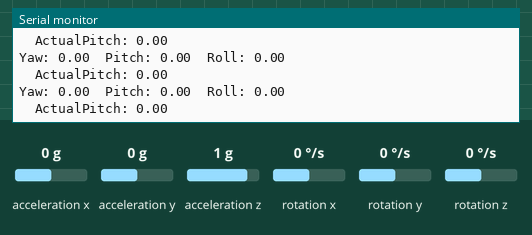
Simulated run of this sketch. Board: ESP8266 (NodeMCU). Parts: the last lines printed to the serial monitor. The test bench sets the inputs (shaded band); at power-on: acceleration x 0 g, acceleration z 1 g, rotation z 0 °/s, acceleration y 0 g, rotation x 0 °/s, rotation y 0 °/s.

Above: at 1.7 s.
1.8 s: acceleration x set to -1.4 g
At 3.24 s:
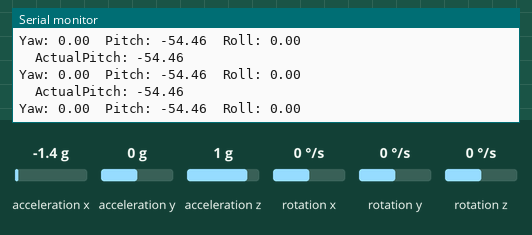
4.8 s: acceleration z set to 0 g
At 4.81 s:
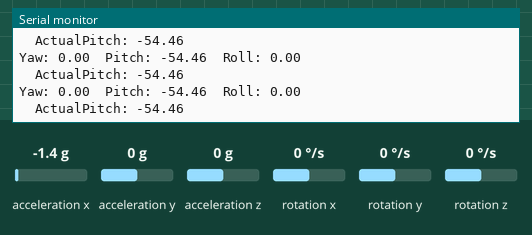
7.8 s: rotation z set to -192 °/s
At 7.81 s:
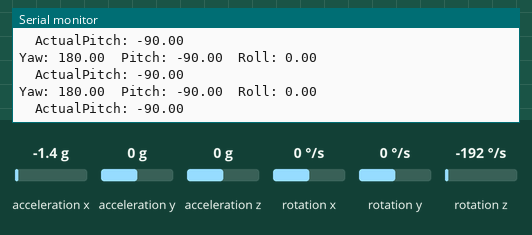
10.8 s: acceleration y set to -1.4 g
At 10.85 s:
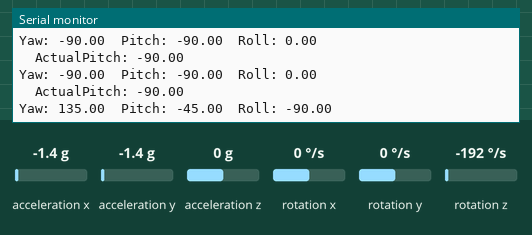
13.8 s: acceleration y set to 0 g
At 13.82 s:
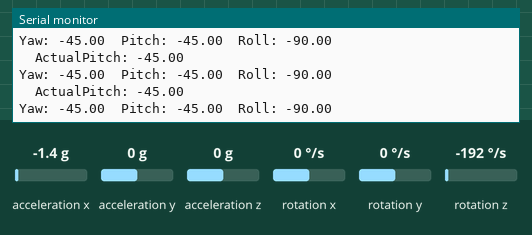
16.8 s: rotation z set to 100 °/s
At 16.81 s:
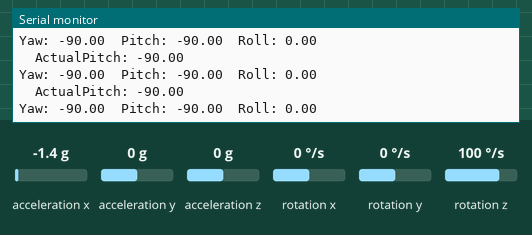
Timing chart, 0 to 19.8 s (numbered marks = the images above; inputs shaded):
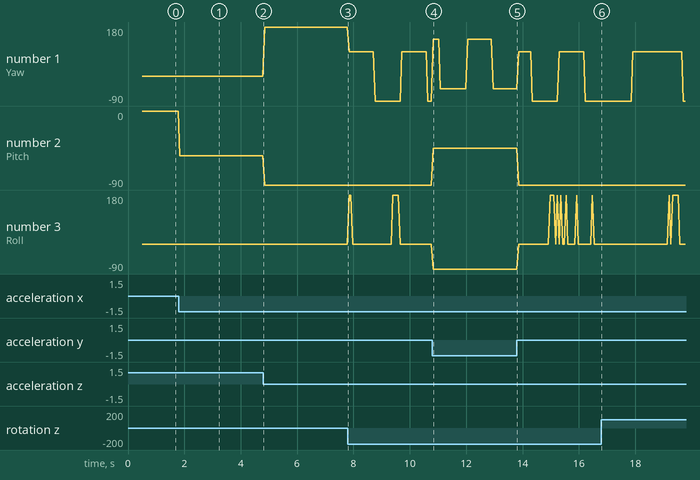

The sketch:

pedulo.ino
```cpp
#include "I2Cdev.h"
#include "MPU6050_6Axis_MotionApps20.h"
#include "Wire.h"

MPU6050 mpu;

// Pinos I2C no NodeMCU / ESP8266
#define PIN_SDA D2
#define PIN_SCL D1
#define SAMPLE_TIME 10 // tempo de amostragem
#define MAX_ANGLE 18.0 // angulo maximo de segurança

uint8_t FIFOBuffer[64];
Quaternion q;
VectorFloat gravity;
float ypr[3];
bool mpuReady = false;
uint32_t lastHeartbeat = 0;
float pitchOffset = 0.0;
float pitchRAW = 0.0;
float actualPITCH = 0.0;
float u = 0.0; // esforço de controle
bool motorAtivo;
float integralError = 0.0;

void setup() {
  Serial.begin(9600);
  Wire.begin(PIN_SDA, PIN_SCL);
  Wire.setClock(100000); // 100kHz para evitar falhas nos cabos jumper

  Serial.println("\nIniciando MPU6050...");
  mpu.initialize();

  if (!mpu.testConnection()) {
    Serial.println("ERRO: MPU6050 nao encontrado. Verifique as conexoes!");
    return;
  }

  // Inicializa o processador de movimento interno (DMP)
  if (mpu.dmpInitialize() == 0) {
    mpu.setDMPEnabled(true);
    mpuReady = true;
    Serial.println("MPU6050 pronto para leitura!");
  } else {
    Serial.println("ERRO: Falha ao inicializar o DMP.");
  }
}

void loop() {
  if (!mpuReady) return;

  if (millis() - lastHeartbeat >= SAMPLE_TIME) {
    // Lê o pacote mais recente do sensor
    if (mpu.dmpGetCurrentFIFOPacket(FIFOBuffer)) {
      mpu.dmpGetQuaternion(&q, FIFOBuffer);
      mpu.dmpGetGravity(&gravity, &q);
      mpu.dmpGetYawPitchRoll(ypr, &q, &gravity);
      pitchRAW = ypr[1] * 180 / M_PI;
      actualPITCH = pitchRAW - pitchOffset;

      if (abs(actualPITCH >= MAX_ANGLE)) {
        u = 0.0;
        motorAtivo = false;
        integralError = 0.0;
      } else {
        motorAtivo = true;
      }
      // Exibe os valores convertidos para graus
      Serial.print("Yaw: ");   Serial.print(ypr[0] * 180 / M_PI);
      Serial.print("\tPitch: "); Serial.print(pitchRAW);
      Serial.print("\tRoll: ");  Serial.println(ypr[2] * 180 / M_PI);
      Serial.print("\tActualPitch: ");  Serial.println(actualPITCH);
    }
    lastHeartbeat = millis();
  }


}
```

Measured:
- after the input at 1.8 s, the serial monitor: prints a new line at once (image 1)
- after the input at 10.8 s, the serial monitor: prints a new line at once (image 4)
- plotted number 1: 0 → 180 after the input at 4.8 s, -90 → -45 after the input at 10.8 s
- plotted number 2: 0 → -54.46 after the input at 1.8 s, -54.46 → -90 after the input at 4.8 s, -90 → -45 after the input at 10.8 s
- plotted number 3: -90 → 0 after the input at 13.8 s
